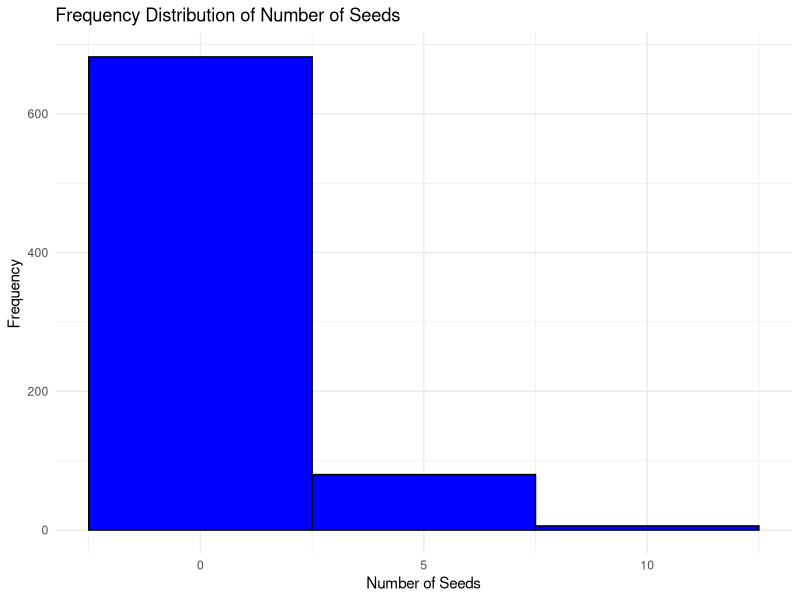
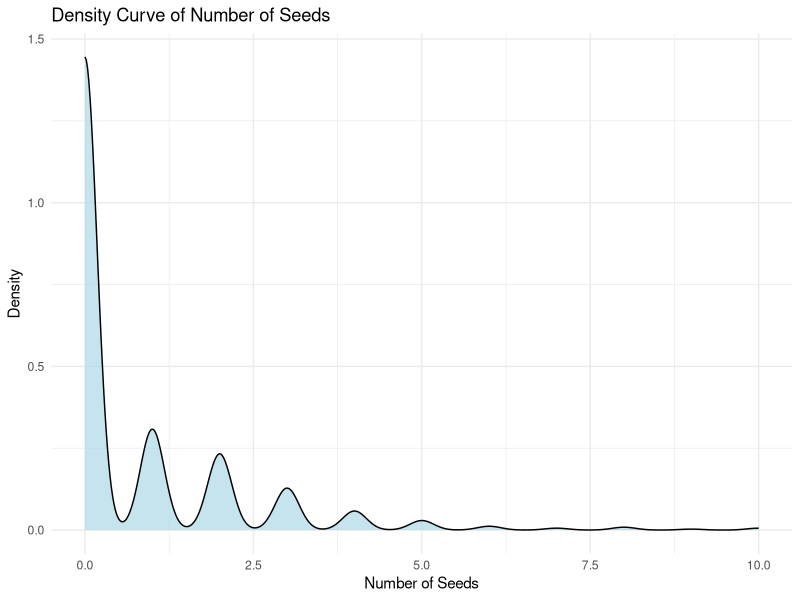
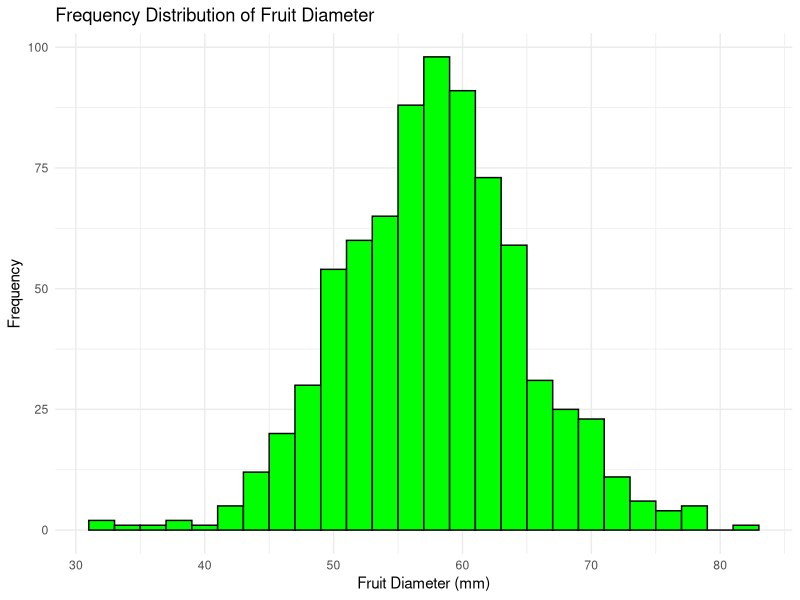
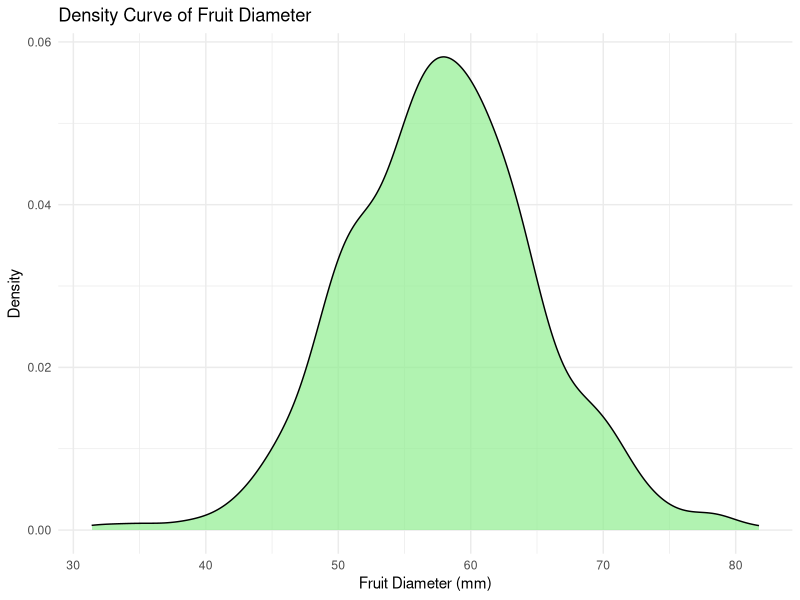
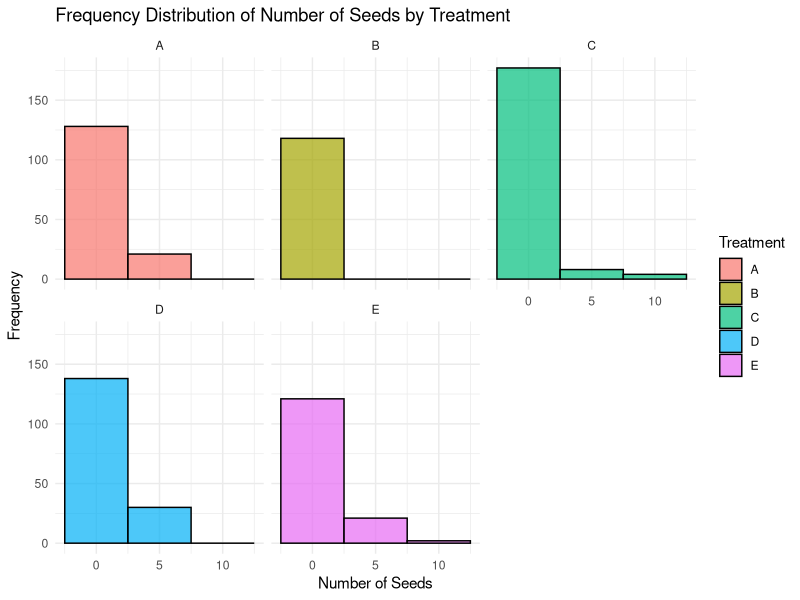
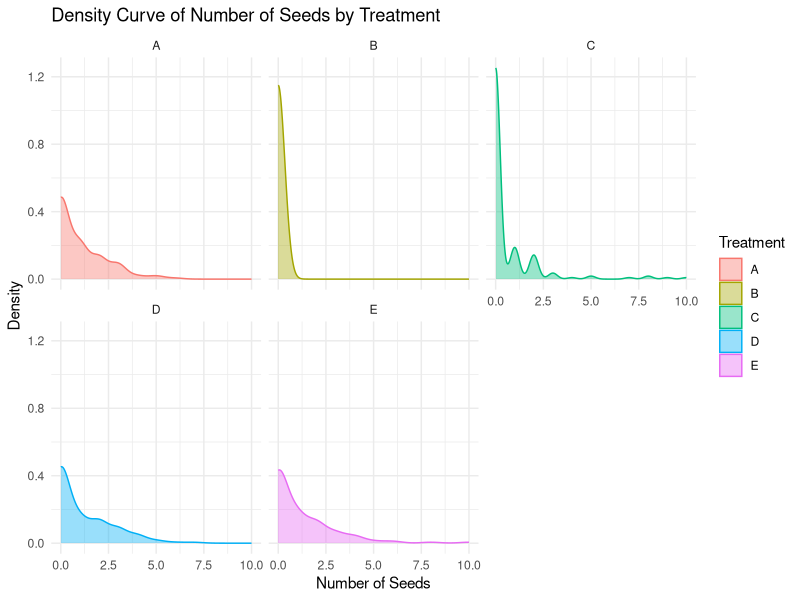
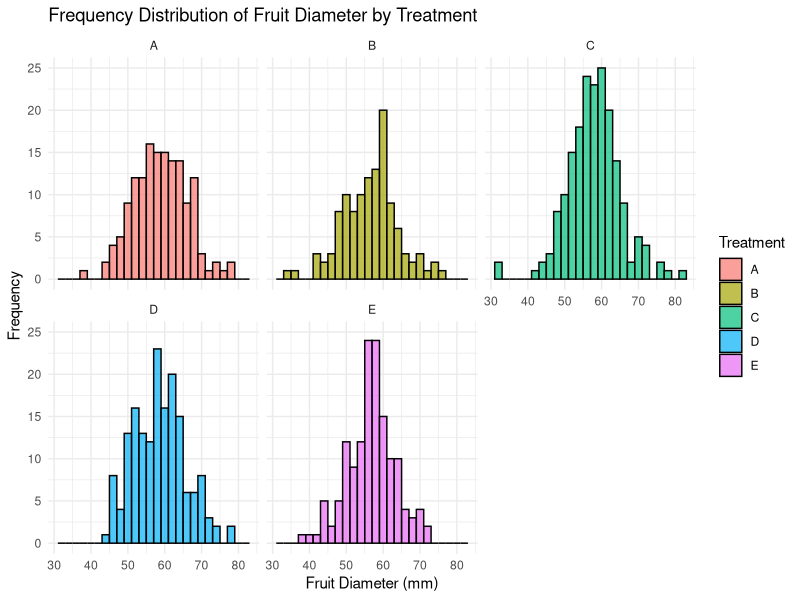
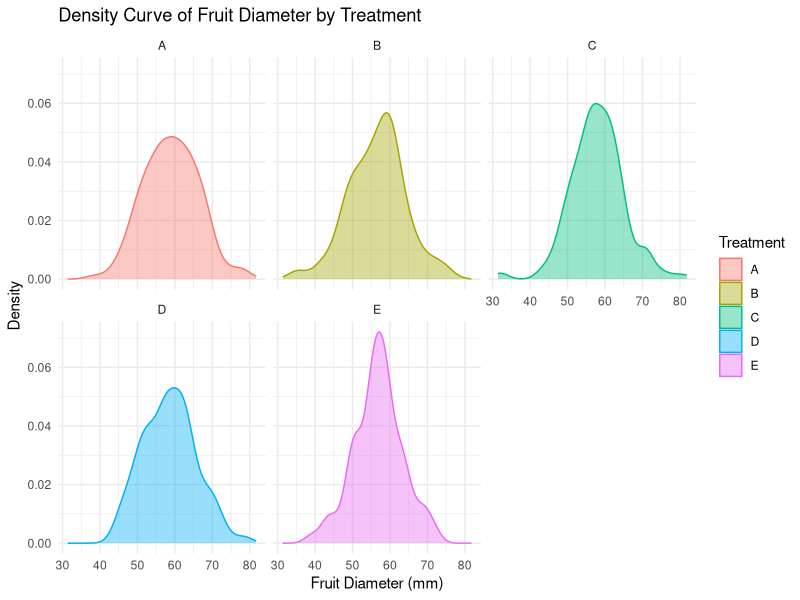

The R source for these figures, in order:

# Load necessary library
#install.packages("dplyr")
library(ggplot2)
library(dplyr)

# Load the dataset
data <- read.csv("DATA/frutasysemillas.csv")

# Frequency Distribution for Number of Seeds (Nseeds)
ggplot(data, aes(x = Nseeds)) +
  geom_histogram(binwidth = 5, fill = "blue", color = "black") +
  labs(title = "Frequency Distribution of Number of Seeds",
       x = "Number of Seeds",
       y = "Frequency") +
  theme_minimal()

# Density Curve for Number of Seeds (Nseeds)
ggplot(data, aes(x = Nseeds)) +
  geom_density(fill = "lightblue", alpha = 0.7) +
  labs(title = "Density Curve of Number of Seeds",
       x = "Number of Seeds",
       y = "Density") +
  theme_minimal()

# Frequency Distribution for Fruit Diameter (FrDiam)
ggplot(data, aes(x = FrDiam)) +
  geom_histogram(binwidth = 2, fill = "green", color = "black") +
  labs(title = "Frequency Distribution of Fruit Diameter",
       x = "Fruit Diameter (mm)",
       y = "Frequency") +
  theme_minimal()

# Density Curve for Fruit Diameter (FrDiam)
ggplot(data, aes(x = FrDiam)) +
  geom_density(fill = "lightgreen", alpha = 0.7) +
  labs(title = "Density Curve of Fruit Diameter",
       x = "Fruit Diameter (mm)",
       y = "Density") +
  theme_minimal()
# Frequency Distribution for Number of Seeds (Nseeds) by Treatment
ggplot(data, aes(x = Nseeds, fill = Treatment)) +
  geom_histogram(binwidth = 5, color = "black", alpha = 0.7) +
  facet_wrap(~Treatment) +
  labs(title = "Frequency Distribution of Number of Seeds by Treatment",
       x = "Number of Seeds",
       y = "Frequency") +
  theme_minimal()

# Density Curve for Number of Seeds (Nseeds) by Treatment
ggplot(data, aes(x = Nseeds, color = Treatment, fill = Treatment)) +
  geom_density(alpha = 0.4) +
  facet_wrap(~Treatment) +
  labs(title = "Density Curve of Number of Seeds by Treatment",
       x = "Number of Seeds",
       y = "Density") +
  theme_minimal()

# Frequency Distribution for Fruit Diameter (FrDiam) by Treatment
ggplot(data, aes(x = FrDiam, fill = Treatment)) +
  geom_histogram(binwidth = 2, color = "black", alpha = 0.7) +
  facet_wrap(~Treatment) +
  labs(title = "Frequency Distribution of Fruit Diameter by Treatment",
       x = "Fruit Diameter (mm)",
       y = "Frequency") +
  theme_minimal()

# Density Curve for Fruit Diameter (FrDiam) by Treatment
ggplot(data, aes(x = FrDiam, color = Treatment, fill = Treatment)) +
  geom_density(alpha = 0.4) +
  facet_wrap(~Treatment) +
  labs(title = "Density Curve of Fruit Diameter by Treatment",
       x = "Fruit Diameter (mm)",
       y = "Density") +
  theme_minimal()

#chi-squared test to compare seeded versus seedless fruit 
# Step 1: Create a new column for Seeded and Seedless categorization
data <- data %>%
  mutate(Seeded = ifelse(Nseeds > 0, "Seeded", "Seedless"))  # Categorize fruits

# Step 2: Create a contingency table for Seeded vs Seedless fruits by Treatment
contingency_table <- table(data$Seeded, data$Treatment)

# Step 3: Calculate percentages
percentage_table <- prop.table(contingency_table, margin = 2) * 100  # Percentage by Treatment

# Step 4: Run the Chi-Squared Test
chi_squared_result <- chisq.test(contingency_table)

# Step 5: Extract Chi-squared statistic and p-value
x2_value <- chi_squared_result$statistic
p_value <- chi_squared_result$p.value

# Step 6: Print results
cat("Contingency Table:\n")
print(contingency_table)
cat("\nPercentage Table (Seeded vs Seedless by Treatment):\n")
print(round(percentage_table, 2))  # Rounded for clarity
cat("\nChi-squared Statistic (X^2):", x2_value, "\n")
cat("P-value:", p_value, "\n")

#Figure 5 Plot
# Load required libraries
library(ggplot2)
library(dplyr)

# Step 1: Exclude NA values in key columns
data <- data %>%
  filter(!is.na(Nseeds), !is.na(FrDiam), !is.na(Treatment))  # Remove rows with NA values

# Step 2: Categorize Seed Presence
data <- data %>%
  mutate(SeedPresence = ifelse(Nseeds > 0, "TRUE", "FALSE"))  # Categorize as Seeded or Seedless

# Step 3: Check and force Treatment levels
data$Treatment <- factor(data$Treatment, 
                         levels = c("B", "C", "D", "E", "A"))  # Order: C-, CuGA, ZnRep, CapRep, C+

# Debugging Step: Print treatment levels
print("Treatment levels after ordering:")
print(levels(data$Treatment))

# Step 4: Calculate Percentages by Treatment and SeedPresence
percent_data <- data %>%
  group_by(Treatment, SeedPresence) %>%
  summarise(Count = n(), .groups = "drop") %>%
  group_by(Treatment) %>%
  mutate(Percent = (Count / sum(Count)) * 100)

# Debugging Step: Print percent_data
print("Summarized percentage data:")
print(percent_data)

# Step 5: Force the graph to output
ggplot(percent_data, aes(x = Treatment, y = Percent, fill = SeedPresence)) +
  geom_bar(stat = "identity", position = "stack") +
  geom_text(aes(label = sprintf("%.1f%%", Percent)),
            position = position_stack(vjust = 0.5), color = "white", size = 4) +
  labs(title = "Percentage of Seed Presence by Treatment",
       x = "Treatment",
       y = "Percentage",
       fill = "Seed Presence") +
  theme_minimal() +
  scale_x_discrete(labels = c("C-", "CuGA", "ZnRep", "CapRep", "C+"))  # Correct display labels

